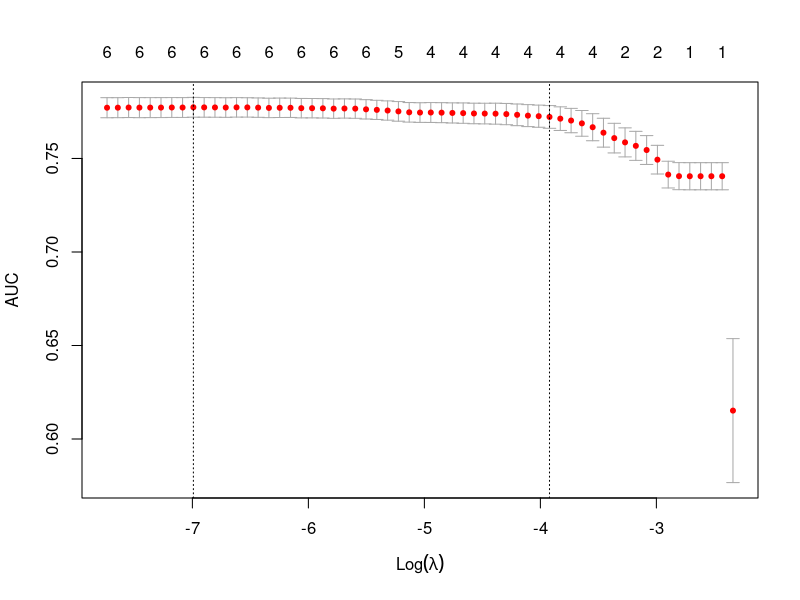

Generate this figure with R:
# setwd("D:/doc/study/TheAnalyticsEdge/kaggleCompetition")
setwd("D:/workspace/The Analytics Edge/kaggleCompetition")

NewsTrain = read.csv("NYTimesBlogTrain.csv", stringsAsFactors=FALSE)
NewsTest = read.csv("NYTimesBlogTest.csv", stringsAsFactors=FALSE)


# impute NA
# check NewsDesk == NA
tmp1 = subset(NewsTrain, NewsDesk == "")  
table(tmp1$NewsDesk, tmp1$SectionName)

# NewsDesk == NA, SectionName != NA
NewsTrain[NewsTrain$NewsDesk=="" & NewsTrain$SectionName!="",]$NewsDesk = NewsTrain[NewsTrain$NewsDesk=="" & NewsTrain$SectionName!="",]$SectionName
NewsTest[NewsTest$NewsDesk=="" & NewsTest$SectionName!="",]$NewsDesk = NewsTest[NewsTest$NewsDesk=="" & NewsTest$SectionName!="",]$SectionName

# NewsDesk == NA, SectionName == NA, try SubsectionName: SubsectionName is NA too
tmp2 = subset(NewsTrain, NewsDesk == "" & SectionName=="")
table(tmp2$NewsDesk, tmp2$SubsectionName)

tmp2 = subset(NewsTest, NewsDesk == "" & SectionName=="")
table(tmp2$NewsDesk, tmp2$SubsectionName)

# SectionName == NA

# NewsDesk != NA, SectionName == NA
tmp3 = subset(NewsTrain, NewsDesk != "" & SectionName=="")
table(tmp3$NewsDesk, tmp3$SectionName)

NewsTrain[NewsTrain$NewsDesk!="" & NewsTrain$SectionName=="",]$SectionName = NewsTrain[NewsTrain$NewsDesk!="" & NewsTrain$SectionName=="",]$NewsDesk
NewsTest[NewsTest$NewsDesk!="" & NewsTest$SectionName=="",]$SectionName = NewsTest[NewsTest$NewsDesk!="" & NewsTest$SectionName=="",]$NewsDesk

# check SubsectionName == NA, SectionName != NA
tmp5 = subset(NewsTrain, SectionName != "" & SubsectionName=="")
table(tmp5$SectionName, tmp5$SubsectionName)

NewsTrain[NewsTrain$SectionName!="" & NewsTrain$SubsectionName=="",]$SubsectionName = NewsTrain[NewsTrain$SectionName!="" & NewsTrain$SubsectionName=="",]$SectionName
NewsTest[NewsTest$SectionName!="" & NewsTest$SubsectionName=="",]$SubsectionName = NewsTest[NewsTest$SectionName!="" & NewsTest$SubsectionName=="",]$SectionName

# check SubsectionName == NA, NewsDesk != NA
tmp4 = subset(NewsTrain, NewsDesk != "" & SubsectionName=="")

table(tmp4$NewsDesk, tmp4$SubsectionName)

NewsTrain[NewsTrain$NewsDesk!="" & NewsTrain$SubsectionName=="",]$SubsectionName = NewsTrain[NewsTrain$NewsDesk!="" & NewsTrain$SubsectionName=="",]$NewsDesk
NewsTest[NewsTest$NewsDesk!="" & NewsTest$SubsectionName=="",]$SubsectionName = NewsTest[NewsTest$NewsDesk!="" & NewsTest$SubsectionName=="",]$NewsDesk

# NewsTrain[NewsTrain$NewsDesk=="",]$NewsDesk = "empty"
# NewsTest[NewsTest$NewsDesk=="",]$NewsDesk = "empty"

# translate 
NewsTrain$PubDate = strptime(NewsTrain$PubDate, "%Y-%m-%d %H:%M:%S")
NewsTrain$Weekday = NewsTrain$PubDate$wday
NewsTrain$Hour = NewsTrain$PubDate$hour

NewsTest$PubDate = strptime(NewsTest$PubDate, "%Y-%m-%d %H:%M:%S")
NewsTest$Weekday = NewsTest$PubDate$wday
NewsTest$Hour = NewsTest$PubDate$hour

NewsTrain$Popular = as.factor(NewsTrain$Popular)

NewsDeskFactor = as.factor(c(NewsTrain$NewsDesk, NewsTest$NewsDesk))
NewsTrain$NewsDeskFactor = NewsDeskFactor[1:(nrow(NewsTrain))]
NewsTest$NewsDeskFactor = NewsDeskFactor[(nrow(NewsTrain)+1):length(NewsDeskFactor)]

SectionNameFactor = as.factor(c(NewsTrain$SectionName, NewsTest$SectionName))
NewsTrain$SectionNameFactor = SectionNameFactor[1:(nrow(NewsTrain))]
NewsTest$SectionNameFactor = SectionNameFactor[(nrow(NewsTrain)+1):length(SectionNameFactor)]

SubsectionNameFactor = as.factor(c(NewsTrain$SubsectionName, NewsTest$SubsectionName))
NewsTrain$SubsectionNameFactor = SubsectionNameFactor[1:(nrow(NewsTrain))]
NewsTest$SubsectionNameFactor = SubsectionNameFactor[(nrow(NewsTrain)+1):length(SubsectionNameFactor)]

NewsTrain$logWordCount = log(NewsTrain$WordCount + 1)
NewsTest$logWordCount = log(NewsTest$WordCount + 1)

NewsTrain$NewsDeskInt = as.integer(NewsTrain$NewsDeskFactor)
NewsTrain$SectionNameInt = as.integer(NewsTrain$SectionNameFactor)
NewsTrain$SubsectionNameInt = as.integer(NewsTrain$SubsectionNameFactor)

NewsTest$NewsDeskInt = as.integer(NewsTest$NewsDeskFactor)
NewsTest$SectionNameInt = as.integer(NewsTest$SectionNameFactor)
NewsTest$SubsectionNameInt = as.integer(NewsTest$SubsectionNameFactor)

# split train data to training set and valid set
library(caTools)
set.seed(333)
spl = sample.split(NewsTrain$Popular, 0.7)
Train = subset(NewsTrain, spl==TRUE)
Valid = subset(NewsTrain, spl==FALSE)

# glm has error
# # glm
# SimpleLog = glm(Popular ~ WordCount+Hour+Weekday+NewsDesk+SectionName+SubsectionName, data=Train, family="binomial")
# SimpleLog.Pred = predict(SimpleLog, newdata=Valid, type="response")

library(glmnet)

cols = c("logWordCount", "Hour", "Weekday", "NewsDeskInt", "SectionNameInt","SubsectionNameInt")

set.seed(12345)
fit = cv.glmnet(x=as.matrix(Train[, cols]), y=Train$Popular, alpha=1, type.measure='auc', family = "binomial")
plot(fit)

fit$lambda.1se
fit.best <- fit$glmnet.fit

fit.coef <- coef(fit$glmnet.fit, s = fit$lambda.1se) 
fit.coef[which(fit.coef != 0)] 

# glmnet.pred = predict(fit, s='lambda.min', newx=as.matrix(Valid[, cols]), type="response")
glmnet.pred = predict(fit, s='lambda.1se', newx=as.matrix(Valid[, cols]), type="response")

table(Valid$Popular, glmnet.pred>0.5)  
# (1599+16)/nrow(Valid)  # 0.8239796
(1620+2)/nrow(Valid)    # 0.827551

# randomForest 
library(randomForest)
set.seed(12345)
SimpleRF = randomForest(Popular ~ WordCount+Hour+Weekday+NewsDeskFactor+SectionNameFactor+SubsectionNameFactor, data=Train)
SimpleRF.Pred = predict(SimpleRF, newdata=Valid, type="prob")

table(Valid$Popular, SimpleRF.Pred[,2]>0.5)  
(1574+227)/nrow(Valid)  # 0.9188776

pred = SimpleRF.Pred[,2] * 0.7 + glmnet.pred * 0.3
table(Valid$Popular, pred>0.5)  

(1584+210)/nrow(Valid)  # 0.9153061


# auc
library("ROCR")

ROCR.SimpleRF.Pred = prediction(SimpleRF.Pred[,2], Valid$Popular)
auc = as.numeric(performance(ROCR.SimpleRF.Pred, "auc")@y.values)
auc  # 0.9398286

ROCR.pred = prediction(pred, Valid$Popular)
auc = as.numeric(performance(ROCR.pred, "auc")@y.values)
auc  # 0.9425832

# test
# SimpleLog.Pred = predict(SimpleLog, newdata=NewsTest, type="response")

Glmnet.Pred = predict(fit, s='lambda.min', newx=as.matrix(NewsTest[, cols]), type="response")

SimpleRF.Pred = predict(SimpleRF, newdata=NewsTest, type="prob")
PredTest = Glmnet.Pred * 0.3 + SimpleRF.Pred[,2]*0.7

# PredTest = predict(SimpleRF, newdata=NewsTest, type="prob")
MySubmission = data.frame(UniqueID = NewsTest$UniqueID, Probability1 = PredTest)
write.csv(MySubmission, "SubmissionImputeGlmnetRF.csv", row.names=FALSE)
